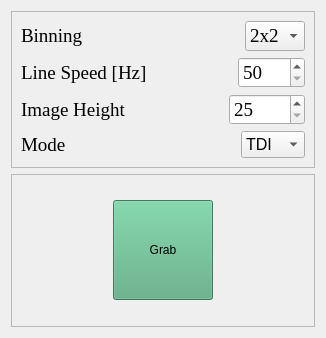
<?xml version="1.0" encoding="UTF-8"?>
<ui version="4.0">
 <class>DetectorSettingsWidget</class>
 <widget class="QWidget" name="DetectorSettingsWidget">
  <property name="geometry">
   <rect>
    <x>0</x>
    <y>0</y>
    <width>326</width>
    <height>338</height>
   </rect>
  </property>
  <property name="windowTitle">
   <string>Form</string>
  </property>
  <layout class="QVBoxLayout" name="verticalLayout_2">
   <item>
    <widget class="QFrame" name="parametersFrame">
     <property name="styleSheet">
      <string notr="true">font: 14pt &quot;Times New Roman&quot;;</string>
     </property>
     <property name="frameShape">
      <enum>QFrame::StyledPanel</enum>
     </property>
     <property name="frameShadow">
      <enum>QFrame::Plain</enum>
     </property>
     <layout class="QVBoxLayout" name="verticalLayout">
      <item>
       <layout class="QHBoxLayout" name="horizontalLayout">
        <item>
         <widget class="QLabel" name="binningLbl">
          <property name="font">
           <font>
            <family>Times New Roman</family>
            <pointsize>14</pointsize>
            <weight>50</weight>
            <italic>false</italic>
            <bold>false</bold>
           </font>
          </property>
          <property name="text">
           <string>Binning</string>
          </property>
         </widget>
        </item>
        <item>
         <widget class="QComboBox" name="binningComboBox">
          <property name="sizePolicy">
           <sizepolicy hsizetype="Fixed" vsizetype="Fixed">
            <horstretch>0</horstretch>
            <verstretch>0</verstretch>
           </sizepolicy>
          </property>
          <property name="font">
           <font>
            <family>Times New Roman</family>
            <pointsize>14</pointsize>
            <weight>50</weight>
            <italic>false</italic>
            <bold>false</bold>
           </font>
          </property>
          <item>
           <property name="text">
            <string extracomment="2">2x2</string>
           </property>
          </item>
          <item>
           <property name="text">
            <string extracomment="3">3x3</string>
           </property>
          </item>
          <item>
           <property name="text">
            <string extracomment="4">4x4</string>
           </property>
          </item>
          <item>
           <property name="text">
            <string extracomment="5">5x5</string>
           </property>
          </item>
          <item>
           <property name="text">
            <string extracomment="6">6x6</string>
           </property>
          </item>
         </widget>
        </item>
       </layout>
      </item>
      <item>
       <layout class="QHBoxLayout" name="horizontalLayout_2">
        <item>
         <widget class="QLabel" name="lineSpeedLbl">
          <property name="font">
           <font>
            <family>Times New Roman</family>
            <pointsize>14</pointsize>
            <weight>50</weight>
            <italic>false</italic>
            <bold>false</bold>
           </font>
          </property>
          <property name="text">
           <string>Line Speed [Hz]</string>
          </property>
         </widget>
        </item>
        <item>
         <widget class="QSpinBox" name="lineSpeedSpinBox">
          <property name="sizePolicy">
           <sizepolicy hsizetype="Fixed" vsizetype="Fixed">
            <horstretch>0</horstretch>
            <verstretch>0</verstretch>
           </sizepolicy>
          </property>
          <property name="font">
           <font>
            <family>Times New Roman</family>
            <pointsize>14</pointsize>
            <weight>50</weight>
            <italic>false</italic>
            <bold>false</bold>
           </font>
          </property>
          <property name="minimum">
           <number>50</number>
          </property>
          <property name="maximum">
           <number>2000</number>
          </property>
         </widget>
        </item>
       </layout>
      </item>
      <item>
       <layout class="QHBoxLayout" name="horizontalLayout_3">
        <item>
         <widget class="QLabel" name="imageHeightLbl">
          <property name="font">
           <font>
            <family>Times New Roman</family>
            <pointsize>14</pointsize>
            <weight>50</weight>
            <italic>false</italic>
            <bold>false</bold>
           </font>
          </property>
          <property name="text">
           <string>Image Height</string>
          </property>
         </widget>
        </item>
        <item>
         <widget class="QSpinBox" name="imageHeightSpinBox">
          <property name="sizePolicy">
           <sizepolicy hsizetype="Fixed" vsizetype="Fixed">
            <horstretch>0</horstretch>
            <verstretch>0</verstretch>
           </sizepolicy>
          </property>
          <property name="font">
           <font>
            <family>Times New Roman</family>
            <pointsize>14</pointsize>
            <weight>50</weight>
            <italic>false</italic>
            <bold>false</bold>
           </font>
          </property>
          <property name="minimum">
           <number>25</number>
          </property>
          <property name="maximum">
           <number>16665</number>
          </property>
         </widget>
        </item>
       </layout>
      </item>
      <item>
       <layout class="QHBoxLayout" name="horizontalLayout_4">
        <item>
         <widget class="QLabel" name="modeLbl">
          <property name="font">
           <font>
            <family>Times New Roman</family>
            <pointsize>14</pointsize>
            <weight>50</weight>
            <italic>false</italic>
            <bold>false</bold>
           </font>
          </property>
          <property name="text">
           <string>Mode</string>
          </property>
         </widget>
        </item>
        <item>
         <widget class="QComboBox" name="modeComboBox">
          <property name="sizePolicy">
           <sizepolicy hsizetype="Fixed" vsizetype="Fixed">
            <horstretch>0</horstretch>
            <verstretch>0</verstretch>
           </sizepolicy>
          </property>
          <property name="font">
           <font>
            <family>Tahoma</family>
            <pointsize>12</pointsize>
            <weight>50</weight>
            <italic>false</italic>
            <bold>false</bold>
           </font>
          </property>
          <property name="styleSheet">
           <string notr="true">font: 12pt &quot;Tahoma&quot;;</string>
          </property>
          <item>
           <property name="text">
            <string>TDI</string>
           </property>
          </item>
          <item>
           <property name="text">
            <string>Area</string>
           </property>
          </item>
         </widget>
        </item>
       </layout>
      </item>
     </layout>
    </widget>
   </item>
   <item>
    <widget class="QFrame" name="commandsframe">
     <property name="frameShape">
      <enum>QFrame::StyledPanel</enum>
     </property>
     <property name="frameShadow">
      <enum>QFrame::Sunken</enum>
     </property>
     <layout class="QGridLayout" name="gridLayout">
      <item row="0" column="2">
       <spacer name="horizontalSpacer">
        <property name="orientation">
         <enum>Qt::Horizontal</enum>
        </property>
        <property name="sizeHint" stdset="0">
         <size>
          <width>40</width>
          <height>20</height>
         </size>
        </property>
       </spacer>
      </item>
      <item row="0" column="0">
       <spacer name="horizontalSpacer_2">
        <property name="orientation">
         <enum>Qt::Horizontal</enum>
        </property>
        <property name="sizeHint" stdset="0">
         <size>
          <width>49</width>
          <height>20</height>
         </size>
        </property>
       </spacer>
      </item>
      <item row="0" column="1">
       <widget class="QToolButton" name="grabBtn">
        <property name="minimumSize">
         <size>
          <width>100</width>
          <height>100</height>
         </size>
        </property>
        <property name="maximumSize">
         <size>
          <width>100</width>
          <height>100</height>
         </size>
        </property>
        <property name="styleSheet">
         <string notr="true">font: 8pt &quot;Tahoma&quot;;
background-color: rgb(85, 170, 127);</string>
        </property>
        <property name="text">
         <string>Grab</string>
        </property>
        <property name="icon">
         <iconset>
          <normaloff>:/images/image/grab.png</normaloff>:/images/image/grab.png</iconset>
        </property>
        <property name="iconSize">
         <size>
          <width>64</width>
          <height>64</height>
         </size>
        </property>
        <property name="toolButtonStyle">
         <enum>Qt::ToolButtonTextUnderIcon</enum>
        </property>
       </widget>
      </item>
     </layout>
    </widget>
   </item>
  </layout>
 </widget>
 <resources/>
 <connections/>
</ui>
